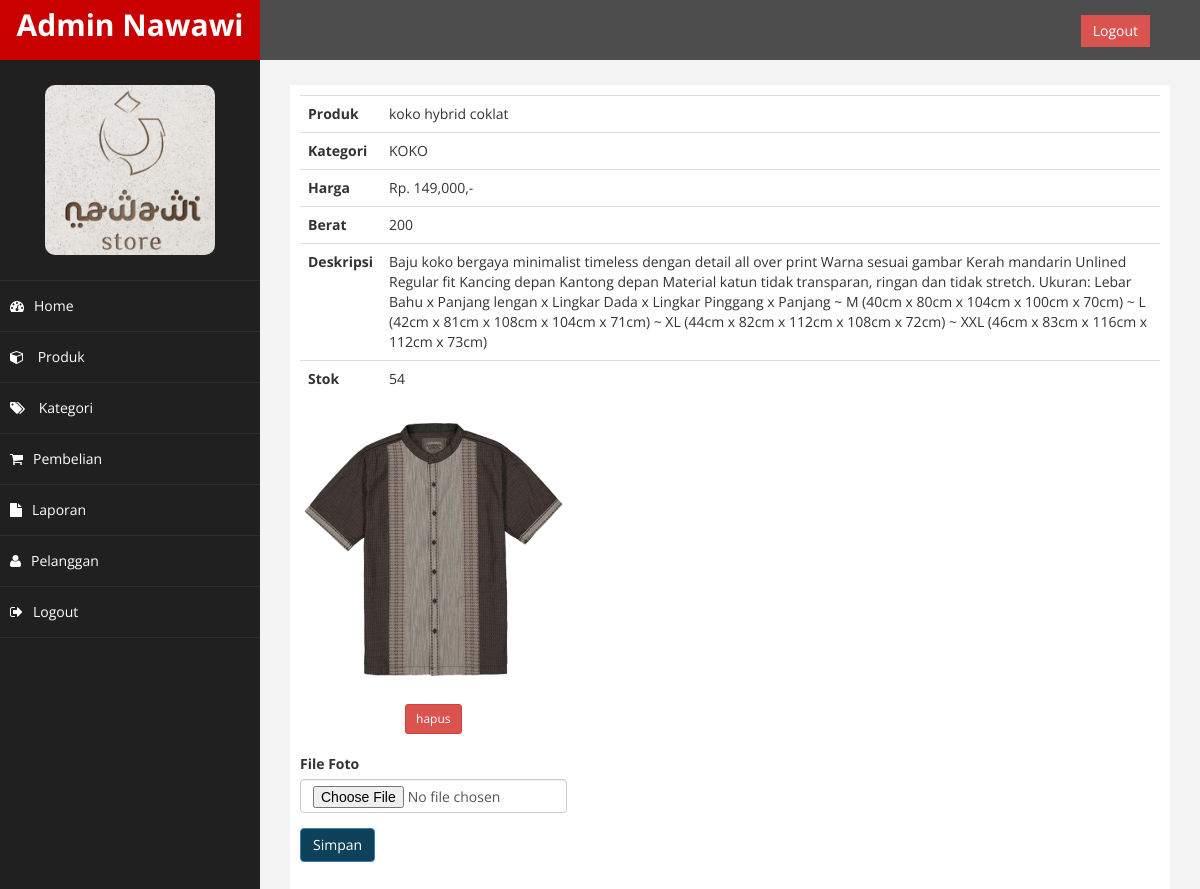
/admin/index.php?halaman=detailproduk&id=11 (signed in), run on the app's committed database.
### tables this page shows
CREATE TABLE `produk` (
  `id_produk` int(11) NOT NULL,
  `id_kategori` int(5) NOT NULL,
  `nama_produk` varchar(100) NOT NULL,
  `harga_produk` int(11) NOT NULL,
  `berat_produk` int(11) NOT NULL,
  `foto_produk` varchar(100) NOT NULL,
  `deskripsi_produk` text NOT NULL,
  `stok_produk` int(5) NOT NULL
);

CREATE TABLE `kategori` (
  `id_kategori` int(5) NOT NULL,
  `nama_kategori` varchar(100) NOT NULL
);

CREATE TABLE `produk_foto` (
  `id_produk_foto` int(11) NOT NULL,
  `id_produk` int(11) NOT NULL,
  `nama_produk_foto` varchar(255) NOT NULL
);

### admin/detailproduk.php (the view, shortened to what this page needs)
<?php
$id_produk = $_GET['id'];
$ambil = $koneksi->query("SELECT * FROM produk LEFT JOIN kategori ON produk.id_kategori=kategori.id_kategori WHERE id_produk='$id_produk'");
$detailproduk = $ambil->fetch_assoc();
$fotoproduk = array();
$ambilfoto = $koneksi->query("SELECT * FROM produk_foto WHERE id_produk='$id_produk'");
while($tiap = $ambilfoto->fetch_assoc()){
  $fotoproduk[] = $tiap;
}
?>
<table class="table">
  <tr>
    <th>Produk</th>
    <td><?= $detailproduk['nama_produk']; ?></td>
  </tr>
  <tr>
    <th>Kategori</th>
    <td><?= $detailproduk['nama_kategori']; ?></td>
  </tr>
  <tr>
    <th>Harga</th>
    <td>Rp. <?= number_format($detailproduk['harga_produk']) ?>,-</td>
  </tr>
  <tr>
    <th>Berat</th>
    <td><?= $detailproduk['berat_produk']; ?></td>
  </tr>
  <tr>
    <th>Deskripsi</th>
    <td><?= $detailproduk['deskripsi_produk']; ?></td>
  </tr>
  <tr>
    <th>Stok</th>
    <td><?= $detailproduk['stok_produk']; ?></td>
  </tr>
</table>
<div class="row">
  <?php foreach($fotoproduk as $key => $value): ?>
  <div class="col-md-4 text-center">
    <img src="../foto_produk/<?= $value['nama_produk_foto']; ?>" alt="" class="img-responsive"><br>
    <a href="index.php?halaman=hapusfotoproduk&idfoto=<?= $value['id_produk_foto']; ?>&idproduk=<?= $id_produk; ?>" class="btn btn-danger btn-sm">hapus</a>
  </div>
  <?php endforeach; ?>
</div><br>
<div class="row">
  <div class="col-md-4">
    <form method="post" enctype="multipart/form-data">
      <div class="form-group">
        <label for="">File Foto</label>
        <input type="file" name="produk_foto" class="form-control" required>
      </div>
      <button class="btn btn-primary" name="simpan" value="simpan">Simpan</button>
    </form>
  </div>
</div>

### admin/assets/css/custom.css (style rules this page uses)
body { font-family: 'Open Sans', sans-serif; }
.text-center { text-align:center; }

### data on the page
produk: nama_produk "koko hybrid coklat", id_kategori.nama_kategori "KOKO", harga_produk "149,000", berat_produk "200", deskripsi_produk "Baju koko bergaya minimalist timeless dengan detail all over print Warna sesuai gambar Kerah mandarin Unlined Regular fit Kancing depan Kantong depan Material katun tidak transparan, ringan dan tidak stretch. Ukuran: Lebar Bahu x Panjang lengan x Lingkar Dada x Lingkar Pinggang x Panjang ~ M (40cm x 80cm x 104cm x 100cm x 70cm) ~ L (42cm x 81cm x 108cm x 104cm x 71cm) ~ XL (44cm x 82cm x 112cm x 108cm x 72cm) ~ XXL (46cm x 83cm x 116cm x 112cm x 73cm)", stok_produk "54"
produk_foto: nama_produk_foto (picture)
